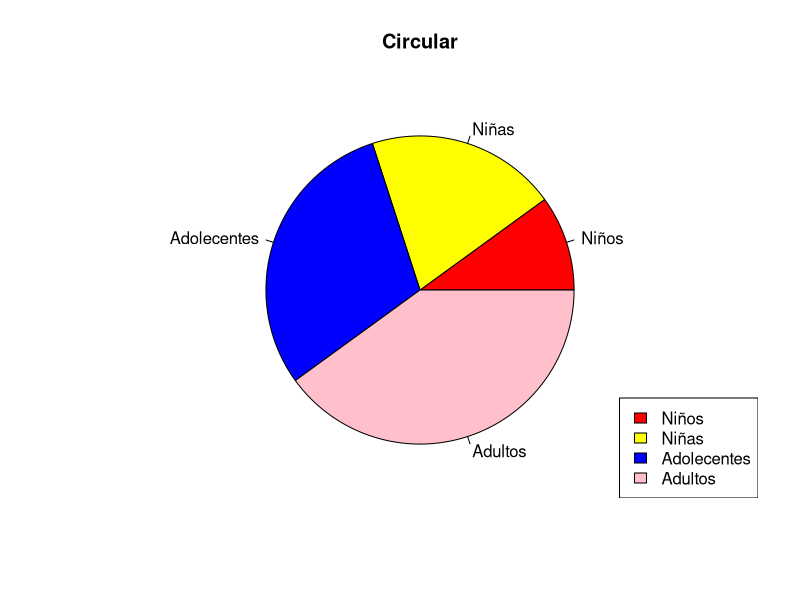

This chart was generated by the following R code:
# Grafico circular
xc <- c(1, 2, 3, 4)
var_labels <- c("Niños", "Niñas", "Adolecentes", "Adultos")
colors <- c("red", "yellow", "blue", "pink")
pie(xc, labels = var_labels, main = "Circular", col = colors)

legend("bottomright", var_labels, fill = colors)